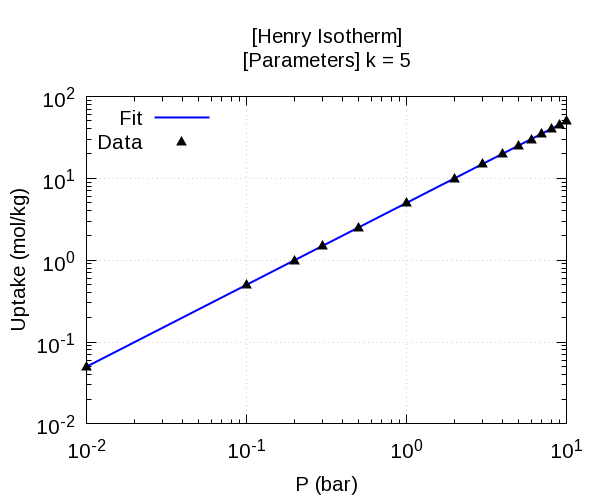

Write gnuplot code to recreate this figure.
set title"[Henry Isotherm]\n[Parameters] k = 5"
set term pngcairo size 600,500 font 'Arial,15'
set output "henry.dat.png"
set xtics format '10^{%L}'
set ytics format '10^{%L}'
set xlabel 'P (bar)'
set ylabel 'Uptake (mol/kg)'
set style line 1 lc rgb 'blue'  lw 2
set style line 2 lc rgb 'black' ps 1.5 pt 9
set grid
set key left
set logscale xy
plot '-' w l ls 1 title 'Fit', '-' w p ls 2 title 'Data'
           0.01           0.05
          0.028           0.14
          0.046           0.23
          0.064           0.32
          0.082           0.41
            0.1            0.5
           0.12            0.6
           0.14            0.7
           0.16            0.8
           0.18            0.9
            0.2              1
            0.2              1
           0.22            1.1
           0.24            1.2
           0.26            1.3
           0.28            1.4
            0.3            1.5
           0.34            1.7
           0.38            1.9
           0.42            2.1
           0.46            2.3
            0.5            2.5
            0.5            2.5
            0.6              3
            0.7            3.5
            0.8              4
            0.9            4.5
              1              5
              1              5
            1.2              6
            1.4              7
            1.6              8
            1.8              9
              2             10
              2             10
            2.2             11
            2.4             12
            2.6             13
            2.8             14
              3             15
            3.2             16
            3.4             17
            3.6             18
            3.8             19
              4             20
            4.2             21
            4.4             22
            4.6             23
            4.8             24
              5             25
            5.2             26
            5.4             27
            5.6             28
            5.8             29
              6             30
            6.2             31
            6.4             32
            6.6             33
            6.8             34
              7             35
            7.2             36
            7.4             37
            7.6             38
            7.8             39
              8             40
            8.2             41
            8.4             42
            8.6             43
            8.8             44
              9             45
              9             45
            9.2             46
            9.4             47
            9.6             48
            9.8             49
             10             50
e
           0.01           0.05
            0.1            0.5
            0.2              1
            0.3            1.5
            0.5            2.5
              1              5
              2             10
              3             15
              4             20
              5             25
              6             30
              7             35
              8             40
              9             45
             10             50
